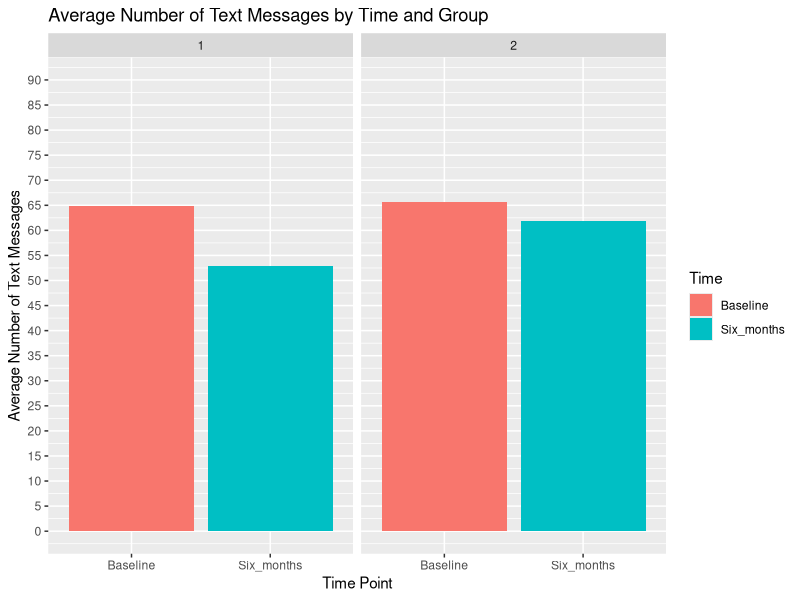

Write the R code that produced this figure.
## ---- chunk 1
knitr::opts_chunk$set(echo = TRUE)
## ---- chunk 2
# read in data
text <- read.csv("TextMessages.csv")

# install packages
library(ggplot2)
# install.packages("tidyr")
library(tidyr)
library(dplyr)

## ---- chunk 3


## ---- chunk 4
#  Create stratified bar charts of text messages Group and Time (Hint: Faceted Bar Charts).

# reshape data from wide to long format
text_long <- text %>% pivot_longer(cols = c(Baseline, Six_months), names_to = "Time", values_to = "TextMessages")

# make the Time variable ordered for better plotting
text_long$Time <- factor(text_long$Time, levels = c("Baseline", "Six_months"))

# create stratified bar charts of text messages Group and Time
barchart <- ggplot(text_long, aes(x = Time, y = TextMessages, fill = Time)) +
    geom_bar(stat = "summary", fun = "mean", position = "dodge") +
    facet_wrap(~ Group) +
    labs(title = "Average Number of Text Messages by Time and Group", x = "Time Point", y = "Average Number of Text Messages", fill = "Time") +
    scale_y_continuous(limits = c(0,90), breaks = seq(from = 0, to = 90, by = 5))

# view bar chart
barchart

## ---- chunk 5

# compute summary statistics by Group and Time
summary_stats <- text_long %>%
  group_by(Group, Time) %>%
  summarise(
    n = n(),
    mean = mean(TextMessages),
    sd = sd(TextMessages),
    min = min(TextMessages),
    max = max(TextMessages))

# view results
print(summary_stats)

